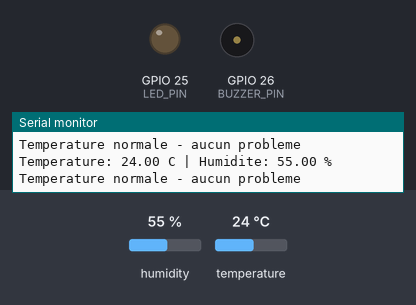
The sketch below on a simulated ESP32. On the bench: output pins drawn as LEDs (lit = HIGH), buzzer (waves = sounding), the last lines printed to the serial monitor. The inputs (shaded band) are chosen by the test bench; at power-on: temperature 24 °C, humidity 55 %.

Above: at 2.8 s.
2.9 s: temperature set to 29.3 °C
5.6 s: temperature set to 30.6 °C
At 6.3 s:
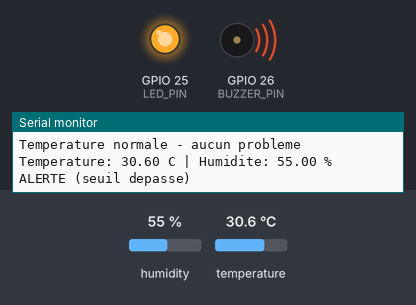
8.3 s: temperature set to 12 °C
At 11.0 s:
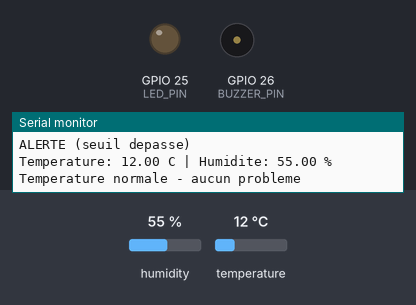
11.5 s: temperature set to 33 °C
At 12.7 s:
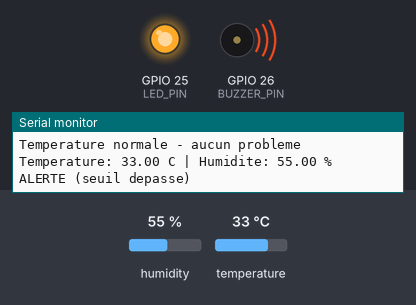
Timing chart, 0 to 14.5 s (numbered marks = the images above; inputs shaded):
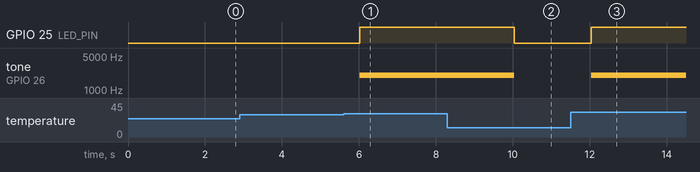

Measured:
- the behaviour switches between 29.9 and 30 °C on temperature (found by bisection; images 0 and 1)
- after the input at 5.6 s, GPIO 25 (LED_PIN): LOW → HIGH after 0.43 s; tone on GPIO 26 (BUZZER_PIN): silent → 2000 Hz after 0.43 s
- after the input at 8.3 s, GPIO 25 (LED_PIN): HIGH → LOW after 1.7 s; tone on GPIO 26 (BUZZER_PIN): 2000 Hz → silent after 1.7 s
- after the input at 11.5 s, GPIO 25 (LED_PIN): LOW → HIGH after 0.54 s; tone on GPIO 26 (BUZZER_PIN): silent → 2000 Hz after 0.54 s

The sketch:

scenario_normal.ino
```cpp
#include <DHT.h>

#define DHTPIN 14
#define DHTTYPE DHT22

#define LED_PIN 25
#define BUZZER_PIN 26

DHT dht(DHTPIN, DHTTYPE);

void setup() {
  Serial.begin(115200);
  dht.begin();

  pinMode(LED_PIN, OUTPUT);
  pinMode(BUZZER_PIN, OUTPUT);

  Serial.println("SCENARIO 1 : Seuil normal < 30C");
}

void loop() {
  float t = dht.readTemperature();
  float h = dht.readHumidity();

  if (isnan(t) || isnan(h)) {
    Serial.println("Erreur DHT22");
    delay(2000);
    return;
  }

  Serial.print("Temperature: ");
  Serial.print(t);
  Serial.print(" C | Humidite: ");
  Serial.print(h);
  Serial.println(" %");

  // Seuil normal fixé à 30°C
  if (t < 30) {
    digitalWrite(LED_PIN, LOW);
    noTone(BUZZER_PIN);
    Serial.println("Temperature normale - aucun probleme");
  } else {
    digitalWrite(LED_PIN, HIGH);
    tone(BUZZER_PIN, 2000);
    Serial.println("ALERTE (seuil depasse)");
  }

  delay(2000);
}
```
